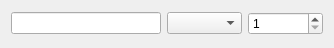
<?xml version="1.0" encoding="UTF-8"?>
<ui version="4.0">
 <class>initCenterLabel</class>
 <widget class="QWidget" name="initCenterLabel">
  <property name="geometry">
   <rect>
    <x>0</x>
    <y>0</y>
    <width>334</width>
    <height>48</height>
   </rect>
  </property>
  <property name="windowTitle">
   <string>Form</string>
  </property>
  <layout class="QGridLayout" name="gridLayout" columnstretch="2,1,1">
   <item row="0" column="1">
    <widget class="QComboBox" name="comboBox"/>
   </item>
   <item row="0" column="2">
    <widget class="QSpinBox" name="spinBox">
     <property name="minimum">
      <number>1</number>
     </property>
    </widget>
   </item>
   <item row="0" column="0">
    <widget class="QLineEdit" name="lineEdit"/>
   </item>
  </layout>
 </widget>
 <resources/>
 <connections/>
</ui>
